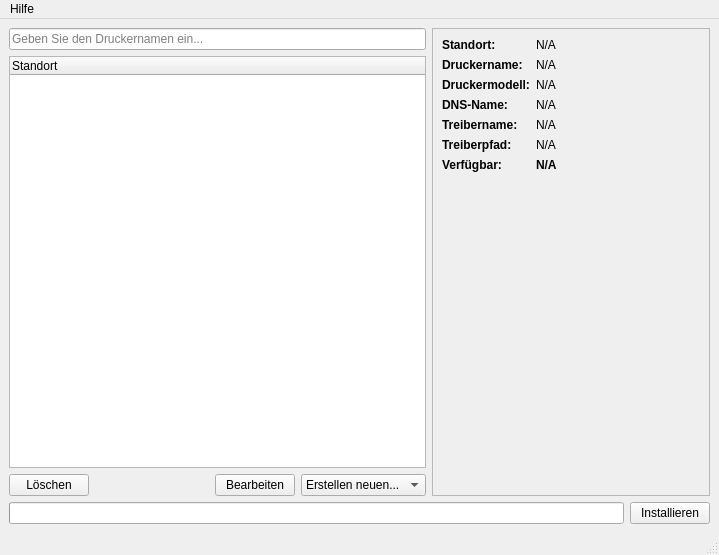
<?xml version="1.0" encoding="UTF-8"?>
<ui version="4.0">
 <class>MainWindow</class>
 <widget class="QMainWindow" name="MainWindow">
  <property name="geometry">
   <rect>
    <x>0</x>
    <y>0</y>
    <width>719</width>
    <height>555</height>
   </rect>
  </property>
  <property name="windowTitle">
   <string>Drucker Verwaltung</string>
  </property>
  <widget class="QWidget" name="centralwidget">
   <layout class="QVBoxLayout" name="verticalLayout_3">
    <item>
     <layout class="QHBoxLayout" name="horizontalLayout_4" stretch="3,2">
      <item>
       <layout class="QVBoxLayout" name="verticalLayout_2">
        <item>
         <widget class="QLineEdit" name="searchEdit">
          <property name="sizePolicy">
           <sizepolicy hsizetype="MinimumExpanding" vsizetype="Fixed">
            <horstretch>0</horstretch>
            <verstretch>0</verstretch>
           </sizepolicy>
          </property>
          <property name="placeholderText">
           <string>Geben Sie den Druckernamen ein...</string>
          </property>
         </widget>
        </item>
        <item>
         <widget class="QTreeWidget" name="printersTreeWidget">
          <column>
           <property name="text">
            <string>Standort</string>
           </property>
          </column>
         </widget>
        </item>
        <item>
         <layout class="QHBoxLayout" name="horizontalLayout_2">
          <item>
           <layout class="QHBoxLayout" name="horizontalLayout">
            <item>
             <widget class="QPushButton" name="deleteItemButton">
              <property name="text">
               <string>Löschen</string>
              </property>
              <property name="shortcut">
               <string>Del</string>
              </property>
             </widget>
            </item>
           </layout>
          </item>
          <item>
           <spacer name="horizontalSpacer">
            <property name="orientation">
             <enum>Qt::Orientation::Horizontal</enum>
            </property>
            <property name="sizeHint" stdset="0">
             <size>
              <width>40</width>
              <height>20</height>
             </size>
            </property>
           </spacer>
          </item>
          <item>
           <widget class="QPushButton" name="editPrinterButton">
            <property name="text">
             <string>Bearbeiten</string>
            </property>
            <property name="shortcut">
             <string>Ctrl+E</string>
            </property>
           </widget>
          </item>
          <item>
           <widget class="QComboBox" name="createItemComboBox">
            <item>
             <property name="text">
              <string>Erstellen neuen...</string>
             </property>
            </item>
            <item>
             <property name="text">
              <string>Drucker</string>
             </property>
            </item>
            <item>
             <property name="text">
              <string>Standort</string>
             </property>
            </item>
           </widget>
          </item>
         </layout>
        </item>
       </layout>
      </item>
      <item>
       <widget class="QScrollArea" name="scrollArea">
        <property name="verticalScrollBarPolicy">
         <enum>Qt::ScrollBarPolicy::ScrollBarAlwaysOff</enum>
        </property>
        <property name="horizontalScrollBarPolicy">
         <enum>Qt::ScrollBarPolicy::ScrollBarAsNeeded</enum>
        </property>
        <property name="widgetResizable">
         <bool>true</bool>
        </property>
        <widget class="QWidget" name="scrollAreaWidgetContents">
         <property name="geometry">
          <rect>
           <x>0</x>
           <y>0</y>
           <width>275</width>
           <height>447</height>
          </rect>
         </property>
         <layout class="QVBoxLayout" name="verticalLayout">
          <item>
           <layout class="QGridLayout" name="gridLayout">
            <item row="6" column="0">
             <widget class="QLabel" name="label_6">
              <property name="sizePolicy">
               <sizepolicy hsizetype="Maximum" vsizetype="Preferred">
                <horstretch>0</horstretch>
                <verstretch>0</verstretch>
               </sizepolicy>
              </property>
              <property name="font">
               <font>
                <bold>true</bold>
               </font>
              </property>
              <property name="text">
               <string>Verfügbar:</string>
              </property>
             </widget>
            </item>
            <item row="5" column="1">
             <widget class="QLabel" name="driverPathLabel">
              <property name="sizePolicy">
               <sizepolicy hsizetype="MinimumExpanding" vsizetype="Preferred">
                <horstretch>0</horstretch>
                <verstretch>0</verstretch>
               </sizepolicy>
              </property>
              <property name="font">
               <font>
                <bold>false</bold>
               </font>
              </property>
              <property name="text">
               <string>N/A</string>
              </property>
             </widget>
            </item>
            <item row="6" column="1">
             <widget class="QLabel" name="availableLabel">
              <property name="font">
               <font>
                <bold>true</bold>
               </font>
              </property>
              <property name="text">
               <string>N/A</string>
              </property>
             </widget>
            </item>
            <item row="0" column="1">
             <widget class="QLabel" name="locationLabel">
              <property name="sizePolicy">
               <sizepolicy hsizetype="MinimumExpanding" vsizetype="Preferred">
                <horstretch>0</horstretch>
                <verstretch>0</verstretch>
               </sizepolicy>
              </property>
              <property name="font">
               <font>
                <bold>false</bold>
               </font>
              </property>
              <property name="text">
               <string>N/A</string>
              </property>
             </widget>
            </item>
            <item row="0" column="0">
             <widget class="QLabel" name="label_4">
              <property name="sizePolicy">
               <sizepolicy hsizetype="Maximum" vsizetype="Preferred">
                <horstretch>0</horstretch>
                <verstretch>0</verstretch>
               </sizepolicy>
              </property>
              <property name="font">
               <font>
                <bold>true</bold>
               </font>
              </property>
              <property name="text">
               <string>Standort:</string>
              </property>
             </widget>
            </item>
            <item row="4" column="0">
             <widget class="QLabel" name="label_5">
              <property name="sizePolicy">
               <sizepolicy hsizetype="Maximum" vsizetype="Preferred">
                <horstretch>0</horstretch>
                <verstretch>0</verstretch>
               </sizepolicy>
              </property>
              <property name="font">
               <font>
                <bold>true</bold>
               </font>
              </property>
              <property name="text">
               <string>Treibername:</string>
              </property>
             </widget>
            </item>
            <item row="2" column="0">
             <widget class="QLabel" name="label_3">
              <property name="sizePolicy">
               <sizepolicy hsizetype="Maximum" vsizetype="Preferred">
                <horstretch>0</horstretch>
                <verstretch>0</verstretch>
               </sizepolicy>
              </property>
              <property name="font">
               <font>
                <bold>true</bold>
               </font>
              </property>
              <property name="text">
               <string>Druckermodell:</string>
              </property>
             </widget>
            </item>
            <item row="5" column="0">
             <widget class="QLabel" name="label_2">
              <property name="sizePolicy">
               <sizepolicy hsizetype="Maximum" vsizetype="Preferred">
                <horstretch>0</horstretch>
                <verstretch>0</verstretch>
               </sizepolicy>
              </property>
              <property name="font">
               <font>
                <bold>true</bold>
               </font>
              </property>
              <property name="text">
               <string>Treiberpfad:</string>
              </property>
             </widget>
            </item>
            <item row="1" column="0">
             <widget class="QLabel" name="label">
              <property name="sizePolicy">
               <sizepolicy hsizetype="Maximum" vsizetype="Preferred">
                <horstretch>0</horstretch>
                <verstretch>0</verstretch>
               </sizepolicy>
              </property>
              <property name="font">
               <font>
                <bold>true</bold>
               </font>
              </property>
              <property name="text">
               <string>Druckername:</string>
              </property>
             </widget>
            </item>
            <item row="3" column="1">
             <widget class="QLabel" name="DNSNameLabel">
              <property name="sizePolicy">
               <sizepolicy hsizetype="MinimumExpanding" vsizetype="Preferred">
                <horstretch>0</horstretch>
                <verstretch>0</verstretch>
               </sizepolicy>
              </property>
              <property name="font">
               <font>
                <bold>false</bold>
               </font>
              </property>
              <property name="text">
               <string>N/A</string>
              </property>
             </widget>
            </item>
            <item row="1" column="1">
             <widget class="QLabel" name="printerNameLabel">
              <property name="sizePolicy">
               <sizepolicy hsizetype="MinimumExpanding" vsizetype="Preferred">
                <horstretch>0</horstretch>
                <verstretch>0</verstretch>
               </sizepolicy>
              </property>
              <property name="font">
               <font>
                <bold>false</bold>
               </font>
              </property>
              <property name="text">
               <string>N/A</string>
              </property>
             </widget>
            </item>
            <item row="2" column="1">
             <widget class="QLabel" name="printerModelLabel">
              <property name="sizePolicy">
               <sizepolicy hsizetype="MinimumExpanding" vsizetype="Preferred">
                <horstretch>0</horstretch>
                <verstretch>0</verstretch>
               </sizepolicy>
              </property>
              <property name="font">
               <font>
                <bold>false</bold>
               </font>
              </property>
              <property name="text">
               <string>N/A</string>
              </property>
             </widget>
            </item>
            <item row="4" column="1">
             <widget class="QLabel" name="driverNameLabel">
              <property name="sizePolicy">
               <sizepolicy hsizetype="MinimumExpanding" vsizetype="Preferred">
                <horstretch>0</horstretch>
                <verstretch>0</verstretch>
               </sizepolicy>
              </property>
              <property name="font">
               <font>
                <bold>false</bold>
               </font>
              </property>
              <property name="text">
               <string>N/A</string>
              </property>
             </widget>
            </item>
            <item row="3" column="0">
             <widget class="QLabel" name="label_7">
              <property name="sizePolicy">
               <sizepolicy hsizetype="Maximum" vsizetype="Preferred">
                <horstretch>0</horstretch>
                <verstretch>0</verstretch>
               </sizepolicy>
              </property>
              <property name="font">
               <font>
                <bold>true</bold>
               </font>
              </property>
              <property name="text">
               <string>DNS-Name:</string>
              </property>
             </widget>
            </item>
           </layout>
          </item>
          <item>
           <spacer name="verticalSpacer">
            <property name="orientation">
             <enum>Qt::Orientation::Vertical</enum>
            </property>
            <property name="sizeType">
             <enum>QSizePolicy::Policy::MinimumExpanding</enum>
            </property>
            <property name="sizeHint" stdset="0">
             <size>
              <width>20</width>
              <height>40</height>
             </size>
            </property>
           </spacer>
          </item>
         </layout>
        </widget>
       </widget>
      </item>
     </layout>
    </item>
    <item>
     <layout class="QHBoxLayout" name="horizontalLayout_3">
      <item>
       <widget class="QProgressBar" name="progressBar">
        <property name="sizePolicy">
         <sizepolicy hsizetype="Expanding" vsizetype="Maximum">
          <horstretch>0</horstretch>
          <verstretch>0</verstretch>
         </sizepolicy>
        </property>
        <property name="value">
         <number>0</number>
        </property>
        <property name="alignment">
         <set>Qt::AlignmentFlag::AlignLeading|Qt::AlignmentFlag::AlignLeft|Qt::AlignmentFlag::AlignVCenter</set>
        </property>
        <property name="textVisible">
         <bool>true</bool>
        </property>
        <property name="orientation">
         <enum>Qt::Orientation::Horizontal</enum>
        </property>
        <property name="invertedAppearance">
         <bool>false</bool>
        </property>
        <property name="format">
         <string/>
        </property>
       </widget>
      </item>
      <item>
       <widget class="QPushButton" name="installPrinterButton">
        <property name="sizePolicy">
         <sizepolicy hsizetype="Minimum" vsizetype="Maximum">
          <horstretch>0</horstretch>
          <verstretch>0</verstretch>
         </sizepolicy>
        </property>
        <property name="text">
         <string>Installieren</string>
        </property>
        <property name="shortcut">
         <string>Ctrl+I</string>
        </property>
       </widget>
      </item>
     </layout>
    </item>
   </layout>
  </widget>
  <widget class="QMenuBar" name="menubar">
   <property name="geometry">
    <rect>
     <x>0</x>
     <y>0</y>
     <width>719</width>
     <height>33</height>
    </rect>
   </property>
   <widget class="QMenu" name="menuHilfe">
    <property name="title">
     <string>Hilfe</string>
    </property>
   </widget>
   <addaction name="menuHilfe"/>
  </widget>
  <widget class="QStatusBar" name="statusbar"/>
  <action name="actionDocumentation">
   <property name="text">
    <string>Doku öffnen</string>
   </property>
  </action>
  <action name="saveAction">
   <property name="text">
    <string>Speichern</string>
   </property>
   <property name="shortcut">
    <string>Ctrl+S</string>
   </property>
  </action>
  <action name="saveAsAction">
   <property name="text">
    <string>Speichern als</string>
   </property>
   <property name="shortcut">
    <string>Ctrl+Shift+S</string>
   </property>
  </action>
  <action name="saveAndCloseAction">
   <property name="text">
    <string>Speichern und Beenden</string>
   </property>
   <property name="shortcut">
    <string>Ctrl+Q</string>
   </property>
  </action>
  <action name="openAction">
   <property name="text">
    <string>Öffnen</string>
   </property>
   <property name="shortcut">
    <string>Ctrl+O</string>
   </property>
  </action>
 </widget>
 <resources/>
 <connections/>
</ui>
